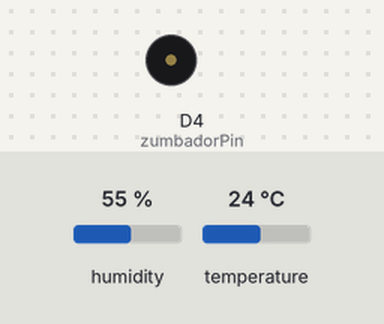
Simulated run of this sketch. Board: ESP8266 (NodeMCU). Shown: buzzer (waves = sounding, pin HIGH). Inputs (shaded band) come from the test bench; at power-on: humidity 55 %, temperature 24 °C. WiFi joins after 1.5 s; servers stay silent unless stated; what the sketch prints to the serial monitor is not drawn.

Above: at 2.7 s.
2.8 s: humidity set to 42 %
13.0 s: humidity set to 39 %
At 22.9 s:
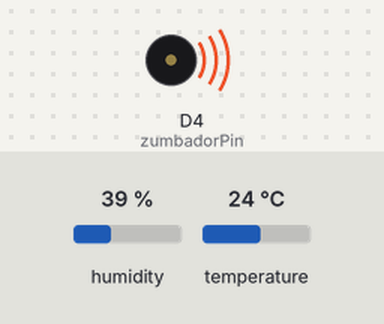
26.3 s: humidity set to 41 %
At 26.8 s:
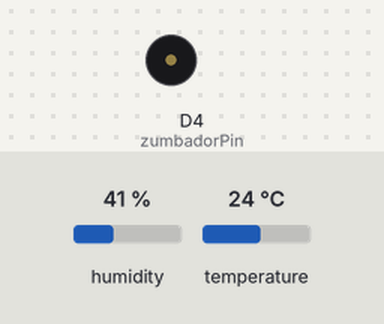
Timing chart, 0 to 29.3 s (numbered marks = the images above; inputs shaded):
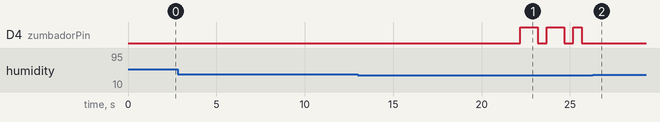

The sketch:

DISTRIBUIDOS.ino
```cpp
#include <ESP8266WiFi.h>
#include <FirebaseArduino.h>
#include <DHT.h>
#include <Adafruit_Sensor.h>
#include <ESP8266HTTPClient.h>
#include <TimeLib.h>
#include <Time.h>

#define FIREBASE_HOST "dht11esp2866-default-rtdb.firebaseio.com"
#define FIREBASE_AUTH "BaG9izNyVd4yIrPEw7aXvFOAjJS4BDZqxz91SNUu"
#define WIFI_SSID "TP-LINK_C860A0"
#define WIFI_PASSWORD "MANCHAS123"

#define DHTPIN D3 // Se declara el pin de datos del sensor de temperatura
// Se declara que tipo de sensor dht es
#define DHTTYPE DHT11 //
#define zumbadorPin D4
DHT dht(DHTPIN, DHTTYPE);

void setup()
{
  //definimos la fecha y hora
  setTime(14,27,40,8,1,2023);

  pinMode(zumbadorPin, OUTPUT);
  Serial.begin(9600);
  dht.begin(); // de inicializa el sensor

  WiFi.begin(WIFI_SSID, WIFI_PASSWORD);
  Serial.print("Connecting to ");
  Serial.print(WIFI_SSID);
  while (WiFi.status() != WL_CONNECTED)
  {
    Serial.print(".");
    delay(500);
  }

  Serial.println();
  Serial.print("Connected");
  Serial.print("IP Address: ");
  Serial.println(WiFi.localIP());               // imprime la ip que fue orotgada al esp8266
  Firebase.begin(FIREBASE_HOST, FIREBASE_AUTH); // conexion con firebase
}

void loop()
{

  float h = dht.readHumidity();    // Variable para leer la humedad
  float t = dht.readTemperature(); // Variable para leer la temperatura

  if (isnan(h) || isnan(t)) // verificar si esta funcionando el sensor
  {
    Serial.println(F("Failed to read from DHT sensor!"));
    return;
  }
  // zumbador condicion
  if (t >= 27 || h >= 60)
  {

    digitalWrite(zumbadorPin, HIGH);
    delay(500);
    digitalWrite(zumbadorPin, LOW);
    delay(500);
    digitalWrite(zumbadorPin, HIGH);
    delay(1000);
    digitalWrite(zumbadorPin, LOW);
    delay(500);
    digitalWrite(zumbadorPin, HIGH);
    delay(1000);
    digitalWrite(zumbadorPin, LOW);
    delay(500);
  }
  else if (t <= 12 || h <= 40)
  {
    digitalWrite(zumbadorPin, HIGH);
    delay(1000);
    digitalWrite(zumbadorPin, LOW);
    delay(500);
    digitalWrite(zumbadorPin, HIGH);
    delay(1000);
    digitalWrite(zumbadorPin, LOW);
    delay(500);
    digitalWrite(zumbadorPin, HIGH);
    delay(500);
    digitalWrite(zumbadorPin, LOW);
    delay(500);
  }
  else
  {
    digitalWrite(D3, LOW);
  }


  Serial.print("Humidity: ");
  Serial.print(h);
  String fireHumid = String(h) + String("%"); // se pasa la medida de la humedad a string

  Serial.print("%  Temperature: ");
  Serial.print(t);
  Serial.println("°C ");
  String fireTemp = String(t) + String("°C"); // se para la temperatura a string
  delay(10000);

  Firebase.pushString("/DHT11/Humedity", fireHumid);                // ruta a la que se envia la humedad
  Firebase.pushString("/DHT11/Temperature", fireTemp); // ruta a la que se envia la temperatura
  if (Firebase.failed())
  {
    Serial.print("pushing /logs failed:");
    Serial.println(Firebase.error());
    return;
  }
}
```

Measured:
- the behaviour switches between 41 and 40 % on humidity (found by bisection; images 0 and 1)
- after the input at 2.8 s, every drawn part: stays the same
- after the input at 13.0 s, D4 (zumbadorPin): goes HIGH 1.0 s, LOW 0.50 s, HIGH 1.0 s, LOW 0.50 s, HIGH 0.50 s, then LOW, starting after 9.2 s
- after the input at 26.3 s, D4 (zumbadorPin): stops changing and stays LOW
